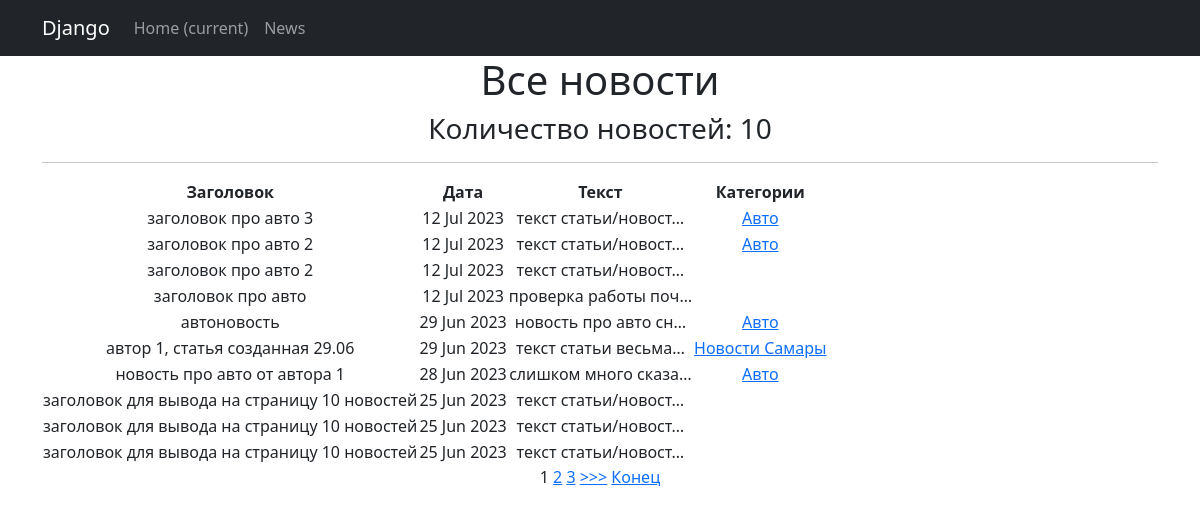
Page /news/ on the committed database.
### News_Portal/models.py (models this page shows, shortened)
class Post(models.Model):
    article = 'AR'
    news = 'NE'
    POST_TYPES = [
        (article, 'статья'),
        (news, 'новость')
    ]
    author = models.ForeignKey(Author, on_delete=models.CASCADE)#связь «один ко многим» с моделью Author;
    type = models.CharField(max_length=2, choices=POST_TYPES, default=article)#поле с выбором — «статья» или «новость»;
    time_in = models.DateTimeField(auto_now_add=True)#автоматически добавляемая дата и время создания;
    category = models.ManyToManyField(Category, through='PostCategory')#связь «многие ко многим» с моделью Category (с дополнительной моделью PostCategory);
    header = models.CharField(max_length=255, default='заголовок')#заголовок статьи/новости;
    text = models.TextField(default='текст статьи/новости')#текст статьи/новости;
    _rating = models.IntegerField(default=0, db_column='rating')#рейтинг статьи/новости.
    @property
    def rating(self):
        return self._rating
    @rating.setter
    def rating(self, value):
        self._rating = int(value) if value >= 0 else 0
        self.save()

class Category(models.Model):
    name = models.CharField(max_length=255, unique=True) #название категории. Поле должно быть уникальным (в определении поля необходимо написать параметр unique = True)
    subscribers = models.ManyToManyField(User, related_name='categories', blank=True)
    def __str__(self):
        return self.name.title()

### News_Portal/views.py (the view)
# urls.py: path('', NewsList.as_view(), name='post_List'),
class NewsList(ListView):
    model = Post
    ordering = ['-time_in']
    template_name = 'posts.html'
    context_object_name = 'posts'
    paginate_by = 10  # вот так мы можем указать количество записей на странице
    def get_queryset(self):
        queryset = super().get_queryset()
        self.filterset = PostFilter(self.request.GET, queryset)
        return self.filterset.qs
    def get_context_data(self, **kwargs):
        context = super().get_context_data(**kwargs)
        context['filterset'] = self.filterset
        return context
    '''def get_context_data(self, **kwargs):
        context = super().get_context_data(**kwargs)
        context['time_now'] = datetime.utcnow()
        pprint(context)
        return context'''

### News_Portal/templatetags/custom_filters.py (called while the page is built)
@register.filter()
def censor(text: str):
    for bad_word in bad_words:
        text = text.lower().replace(bad_word.lower(), '*****')
    return text

### templates/posts.html (shortened to what this page needs)
{% extends 'flatpages/default.html' %}
тега {% load custom_filters %}. Где custom_filters — это название Python файла-->
{% load custom_filters %}
{% block content %}
    <h1>Все новости</h1>
    <h3>Количество новостей: {{ posts|length }}</h3>
    <hr>
    {%if posts %}
        <table>
            <thead>
                <th>Заголовок</th>
                <th>Дата</th>
                <th>Текст</th>
                <th>Категории</th>
            </thead>
           {% for post in posts %}
            <tr>
                <td>{{ post.header|censor }}</td>
                <td>{{ post.time_in|date:'d M Y'}}</td>
                <td>{{ post.text|truncatechars:20|censor }}</td>
                <td>
                    {% for category in post.category.all %}
                    <a href="{% url 'category_list' category.id %}">{{category}}</a>
                    {% endfor %}
                </td>
            </tr>
           {% endfor %}
        </table>
    {% else %}
       <h2>Новостей нет!Скукота</h2>
    {% endif %}
        {% for num in page_obj.paginator.page_range %}
            {% if page_obj.number == num %}
                <a>{{ num }}</a>
            {% elif num > page_obj.number|add:'-3' and num < page_obj.number|add:'3' %}
                <a href="?page={{ num }}">{{ num }}</a>
            {% endif %}
        {% endfor %}
        {% if page_obj.has_next %}
            <a href="?page={{ page_obj.next_page_number }}">>>></a>
            <a href="?page={{ page_obj.paginator.num_pages }}">Конец</a>
        {% endif %}
{% endblock content %}ml>

### templates/flatpages/default.html (shortened to what this page needs)
<!DOCTYPE html>
<html lang="en">
    <head>
        {% load static %}
        <link href="{% static 'css/styles.css' %}" rel="stylesheet" />
    </head>
    <body>
        <nav class="navbar navbar-expand-lg navbar-dark bg-dark static-top">
            <div class="container">
                <a class="navbar-brand" href="#">Django</a>
                <div class="collapse navbar-collapse" id="navbarResponsive">
                    <ul class="navbar-nav ml-auto">
                        <li class="nav-item active">
                            <a class="nav-link" href="#">Home
                               <span class="sr-only">(current)</span>
                            </a>
                        </li>
                        <li class="nav-item">
                            <a class="nav-link" href="/news/">News</a>
                        </li>
                    </ul>
                </div>
            </div>
        </nav>
        <div class="container">
            <div class="row">
               <div class="col-lg-12 text-center">
                   {% block content %}{% endblock content %}
               </div>
            </div>
        </div>
    </body>
</html>

### rows in the picture
Post: header|censor "заголовок про авто 3", time_in "12 Jul 2023", text|censor "текст статьи/новост…"
Category: name "Авто"
Post: header|censor "заголовок про авто 2", time_in "12 Jul 2023", text|censor "текст статьи/новост…"
Post: header|censor "заголовок про авто 2", time_in "12 Jul 2023", text|censor "текст статьи/новост…"
Post: header|censor "заголовок про авто", time_in "12 Jul 2023", text|censor "проверка работы поч…"
Post: header|censor "автоновость", time_in "29 Jun 2023", text|censor "новость про авто сн…"
Post: header|censor "автор 1, статья созданная 29.06", time_in "29 Jun 2023", text|censor "текст статьи весьма…"
Category: name "Новости Самары"
Post: header|censor "новость про авто от автора 1", time_in "28 Jun 2023", text|censor "слишком много сказа…"
Post: header|censor "заголовок для вывода на страницу 10 новостей", time_in "25 Jun 2023", text|censor "текст статьи/новост…"
Post: header|censor "заголовок для вывода на страницу 10 новостей", time_in "25 Jun 2023", text|censor "текст статьи/новост…"
Post: header|censor "заголовок для вывода на страницу 10 новостей", time_in "25 Jun 2023", text|censor "текст статьи/новост…"

### other values in the picture
{{ posts|length }} "10"
{{ num }} "1"
{{ num }} "2" "3"
